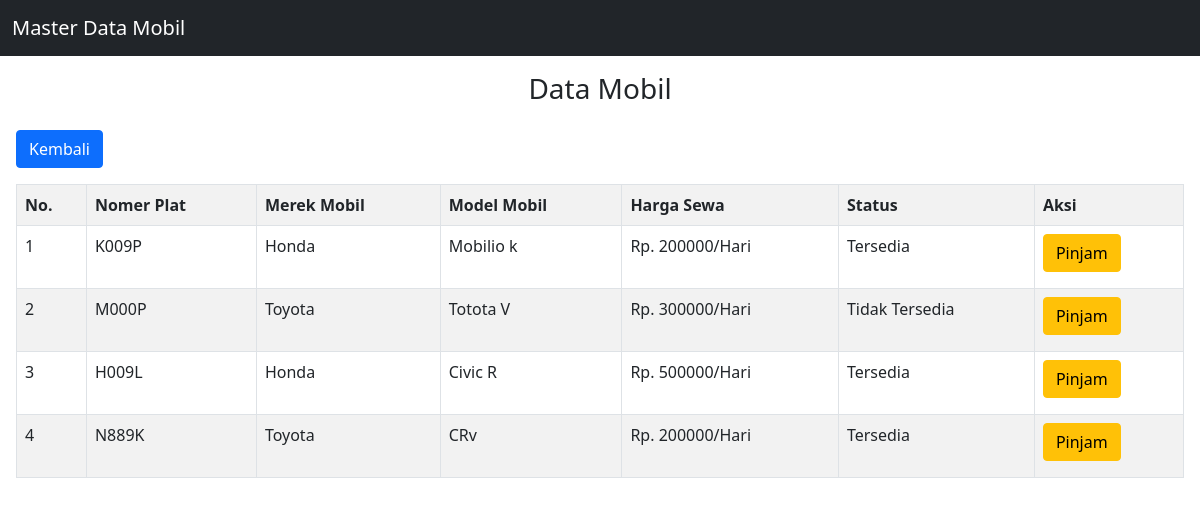
/pinjaman/pinjaman.php (signed in), run on an earlier commit of the app's database.
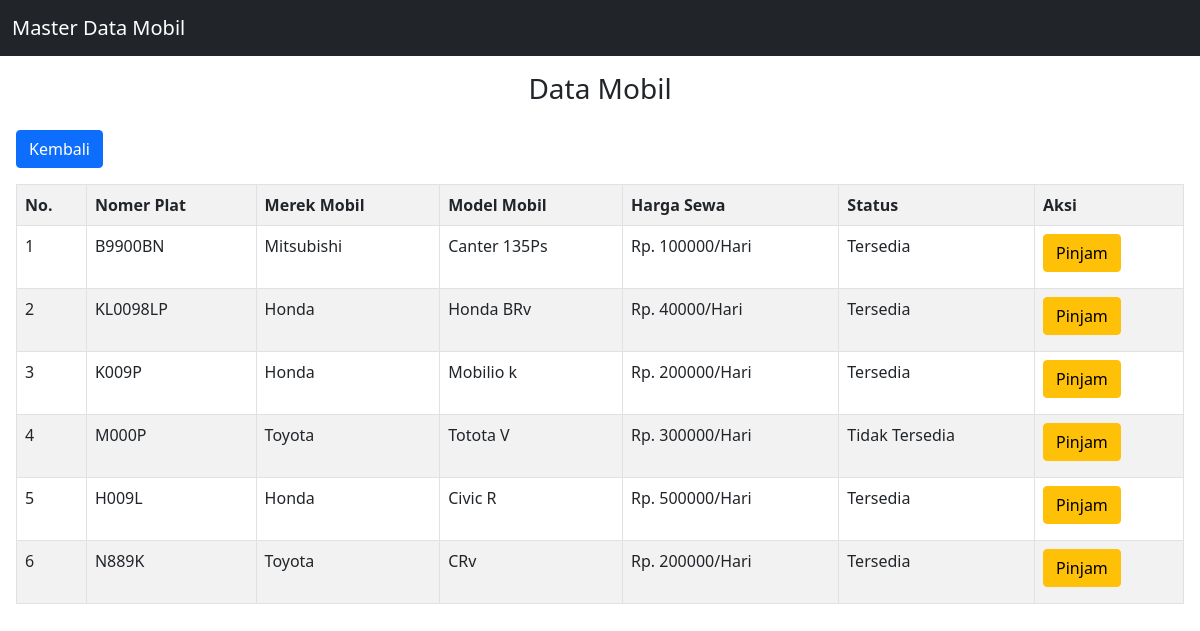
And on a later commit of the database.
### tables this page shows
CREATE TABLE `mobil` (
  `id` int(5) NOT NULL,
  `no_plat` varchar(15) NOT NULL,
  `merek` varchar(20) NOT NULL,
  `model` varchar(20) NOT NULL,
  `harga` int(100) NOT NULL,
  `status` varchar(20) NOT NULL
);

### pinjaman/pinjaman.php (the view, shortened to what this page needs)
<?php
require "../koneksi/db.php";
?>
<!DOCTYPE html>
<html>
<head>
    <head>
        <link href="https://cdn.jsdelivr.net/npm/bootstrap@5.0.2/dist/css/bootstrap.min.css" rel="stylesheet">
    </head>
<body>
    <nav class="navbar navbar-expand-lg navbar-dark bg-dark">
        <div class="container-fluid">
            <a class="navbar-brand">Master Data Mobil</a>
        </div>
    </nav>
    <div class="mt-3">
        <h3 class="text-center">Data Mobil</h3>
    </div>
    <div class="card-body">
        <a href="../index.php" class="btn btn-primary mb-3">Kembali</a>
        <table class="table table-bordered table-striped table-hover">
            <tr>
                <th>No.</th>
                <th>Nomer Plat</th>
                <th>Merek Mobil</th>
                <th>Model Mobil</th>
                <th>Harga Sewa</th>
                <th>Status</th>
                <th>Aksi</th>
            </tr>
            <?php
            $count = 1;
            $sel_query = "SELECT * FROM mobil ORDER BY id desc;";
            $result = mysqli_query($con, $sel_query);
            while ($row = mysqli_fetch_assoc($result)) { ?>
                <tr>
                    <td><?php echo $count; ?></td>
                    <td><?php echo $row["no_plat"]; ?></td>
                    <td><?php echo $row["merek"]; ?></td>
                    <td><?php echo $row["model"]; ?></td>
                    <td>Rp. <?php echo $row["harga"]; ?>/Hari</td>
                    <td><?php echo $row["status"]; ?></td>
                    <td>
                        <a href="pinjaman/proses_pinjaman.php?id=<?php echo $row["model"]; ?>" class="btn btn-warning mb-2">Pinjam</a>
                    </td>
                </tr>
            <?php $count++;
            } ?>
        </table>
    </div>

What changed in the data, as far as the page shows it:
added mobil: no_plat "B9900BN", merek "Mitsubishi", model "Canter 135Ps", harga "100000", status "Tersedia"
added mobil: no_plat "KL0098LP", merek "Honda", model "Honda BRv", harga "40000", status "Tersedia"
